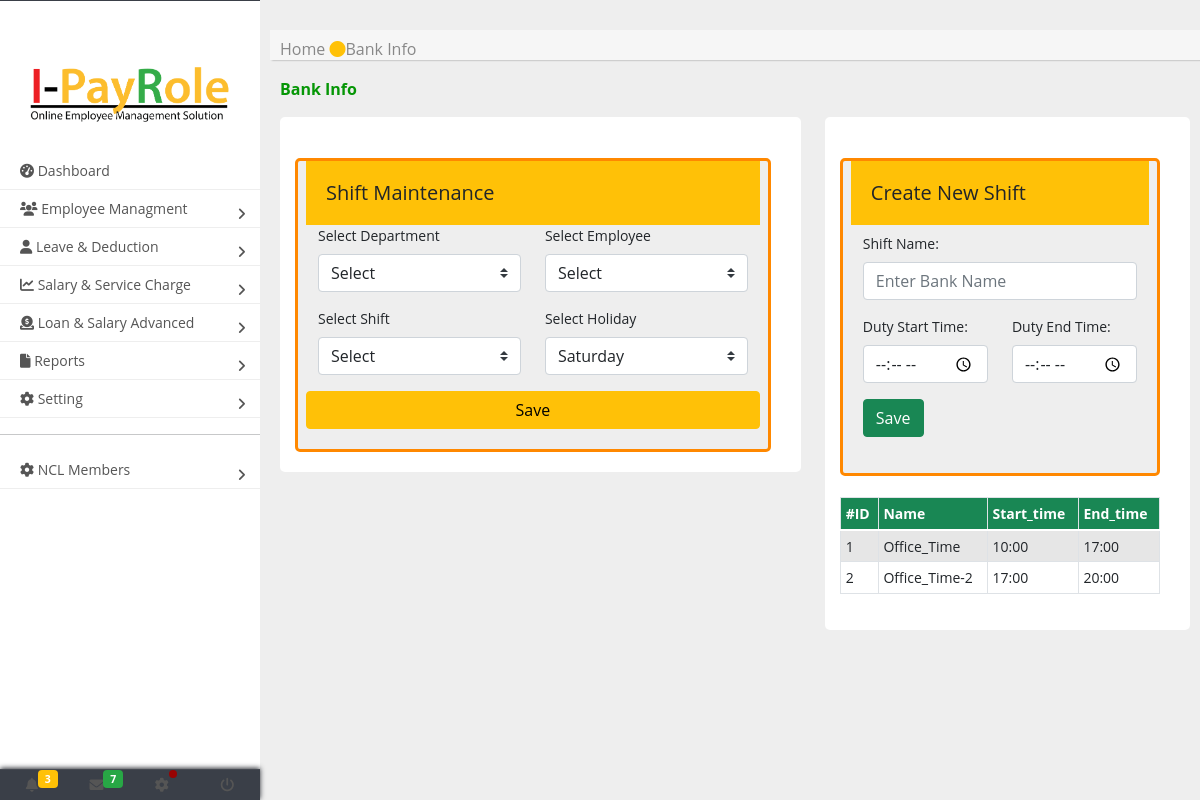
Screenshot of /shift_maintainance.php with the database file from the repository.
### tables this page shows
CREATE TABLE `shift_cat` (
  `id` int(11) NOT NULL AUTO_INCREMENT,
  `shift_name` text NOT NULL,
  `start_time` text NOT NULL,
  `end_time` text NOT NULL,
  PRIMARY KEY (`id`)
);

### lib/database.php (called while the page is built, shortened)
<?php
class Database{
	public  $host 		= DB_HOST;
	public  $user 		= DB_USER;
	public  $pass 		= DB_PASS;
	public  $dbname 	= DB_NAME;
	public $link;
	private function connectDB(){
		$this->link = new mysqli($this->host,$this->user,$this->pass,$this->dbname);
	}
	public function select($data) {
		$results = $this->link->query($data) or die ($this->link->error.__LINE__);
		if ($results->num_rows > 0) {
			return $results;
		} else {
			return false;
		}
	}
}
?>

### shift_maintainance.php (the view, shortened to what this page needs)
<?php
include ('include/header.php');
?>
<main class="page-content">
	<div class="board_marker">
		<h6>Home <i class="fa fa-circle text-warning"></i>Bank Info</h6>
	</div>
	<div class="containter-fluid">
		<div class="row">
			<h6 style="color:#059605; font-weight:bold;">Bank Info</h6>
			<div class="col-md-7">
				<div class="card-wrapper" style="margin-top:10px; padding-lef:15px; padding-right:30px; padding-bottom:20px;">
					<br />
					<div class="" style= "margin:0px auto; background:#eee; border:
						3px solid #ff8800; border-radius:5px; margin-top:20px; padding:20px; padding-top:0; ">
						<form action="" method="post">
						<div class="row">
							 <h5 style="margin:0px;padding:20px; width:100%;" class="bg-warning">Shift Maintenance</h5>
						 	<div class="col-sm-6 form-group">
								<label for="sex">Select Department</label>
								<select id="department" name='department' onchange="getemploye(this.value)" class="form-control browser-default custom-select">
								<option value="">Select</option>
								</select>
							</div>
							<div class="col-sm-6 form-group">
								<label for="sex">Select Employee</label>
								<select id="emname" name="emname" class="form-control browser-default custom-select">
									<option >Select</option>
								</select>
							</div>
							<div class="col-md-6 form-group">
								<label for="sex">Select Shift</label>
								<select id="shift" name="shift" class="form-control browser-default custom-select">
									<option >Select</option>
								</select>
							</div>
							<div class="col-sm-6 form-group">
								<label for="sex">Select Holiday</label>
								<select id="sex" name="holiday" class="form-control browser-default custom-select">
									<option value="Saturday">Saturday</option>
								</select>
							</div>
							<button type="submit" name="shift_save" class="btn btn-warning">Save</button>
						</div>
						</form>
					</div>
				</div>
			</div>
			<div class="col-md-5">
				<div class="card-wrapper" style="margin-top:10px; padding-lef:15px; padding-right:30px; padding-bottom:20px;">
						<form action="" method="post" >
						<br />
							<div class="" style="max-width:650px; margin:0px auto; background:#eee; border:
							3px solid #ff8800; border-radius:5px; margin-top:20px; padding:20px; padding-top:0; ">
								<div class="row">
								<h5 style="padding:20px;" class="bg-warning">Create New Shift</h5>
								<div class="col-sm-12 form-group">
									<label for="name-f">Shift Name:</label>
									<input type="text" class="form-control" name="shift_name" id="name-f" placeholder="Enter Bank Name" required>
								</div>
								<div class="col-sm-6 form-group">
									<label for="name-f">Duty Start Time:</label>
									<input type="time" class="form-control" name="start_time" id="name-f" placeholder="Enter Account Name" required>
								</div>
								<div class="col-sm-6 form-group">
									<label for="name-f">Duty End Time:</label>
									<input type="time" class="form-control" name="end_time" id="name-f" placeholder="Enter Account Name" required>
								</div>
								<div class="col-sm-12 form-group">
									 <div class="btn-group">
									  <button type="submit" name="shift" class="btn btn-success">Save</button>
									</div>
								</div>
								</div>
							</div>
						</form>
						<br />
						<table id="example" class="table table-bordered table-striped" style="width:100%; padding:20px;  ">
							<thead>
								<tr class="bg-success text-white">
									<th>#ID</th>
									<th>Name</th>
									<th>Start_time</th>
									<th>End_time</th>
								</tr>
							</thead>
							<tbody>
							<?php
								$query3="select * from shift_cat";
								$resultsift=$db->select($query3);
								$id=0;
								if ($resultsift==true){
										while($shift=$resultsift->fetch_assoc()){
											$id++;
							?>
								<tr>
									<td><?php echo $id; ?> </td>
									<td><?php echo $shift['shift_name']; ?></td>
									<td><?php echo $shift['start_time']; ?> </td>
									<td><?php echo $shift['end_time']; ?></td>
								</tr>
								<?php }} else{ ?>
									<tr>
									<td colspan="4" class="text-center" style="font-weight:bold;"><?php echo "Shift Not Created Yet"; ?> </td>
								</tr>
								<?php } ?>
							</tbody>
						</table>
				</div>
		</div>
	</div>
</div>
</main>

### css/stylesidebar.css (style rules this page uses)
body { font-size: 0.9rem; }
@media screen and (min-width: 768px) { .page-wrapper.toggled .page-content { padding-left: 270px; } }
.page-wrapper .page-content { display: inline-block; width: 100%; padding-left: 0px; padding-top: 20px;; background:# }
.page-wrapper .page-content > div { padding: 20px 10px; }
.page-wrapper .page-content { overflow-x: hidden; }

### css/style.css (style rules this page uses)
body { background:#eee; font-size: 14px; font-family: "Open Sans",sans-serif; }
.board_marker { background:#f6f6f6; color:#888888; height:15px; box-shadow:2px 0px 2px 0px ; }
.table th, .table td { padding: 0.3rem; vertical-align: top; border-top: 1px solid #dee2e6; }
.card-wrapper { background: #fff; padding: 20px; border-radius: 5px; padding-bottom: 3px; padding-left: 15px; padding-top: 0; }

### rows the page displays
shift_cat: shift_name "Office_Time", start_time "10:00", end_time "17:00"
shift_cat: shift_name "Office_Time-2", start_time "17:00", end_time "20:00"
